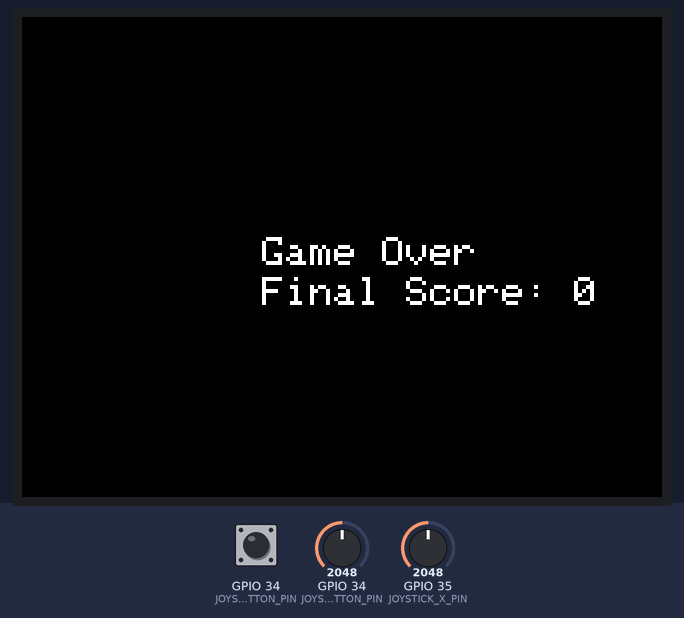
Recording of a sketch running on a simulated ESP32. Shown: 320×240 colour display. Inputs (shaded band) come from the test bench; at power-on: GPIO 34 (JOYSTICK_BUTTON_PIN) HIGH, GPIO 34 (JOYSTICK_BUTTON_PIN) = 2048, GPIO 35 (JOYSTICK_X_PIN) = 2048. Random numbers use the default seed unless the sketch sets one. At 0.9 s the program stops and its outputs stay as they are.

Above: at 0.9 s.

The sketch:

ENGG200IntercosmicIntrudersVersion2.ino
```cpp
#include <TFT_eSPI.h>

#define JOYSTICK_BUTTON_PIN 34

// initialize screen module
TFT_eSPI tft = TFT_eSPI();

// define constants for screen dimensions and player/rectangle sizes
const int SCREEN_WIDTH = 320;
const int SCREEN_HEIGHT = 240;
const int PLAYER_WIDTH = 20;
const int PLAYER_HEIGHT = 10;
const int RECTANGLE_WIDTH = 10;
const int RECTANGLE_HEIGHT = 10;

// define variables for player position and score
int playerX = SCREEN_WIDTH / 2;
int playerY = SCREEN_HEIGHT - PLAYER_HEIGHT - 10;
int score = 0;
int playerLives = 1;

// define variables for joystick pins and thresholds
const int JOYSTICK_X_PIN = A7;
const int JOYSTICK_Y_PIN = A6;
const int JOYSTICK_X_THRESHOLD = 10;
const int JOYSTICK_Y_THRESHOLD = 10;

// define variables for falling rectangle position and speed
int rectangleX = 0;
int rectangleY = 0;
int rectangleSpeed = 30;

// game state
int gameOver = false;

int resetCount = 0;


  void setup() {
    // initialize screen
    tft.init();
    tft.setRotation(1);
    pinMode(JOYSTICK_BUTTON_PIN, INPUT);
    digitalWrite(JOYSTICK_BUTTON_PIN, HIGH);
  }

  void loop() {
  // Clear the screen
  tft.fillScreen(TFT_BLACK);

  // read input from joystick and move player
  int joystickX = analogRead(JOYSTICK_X_PIN);
  int joystickY = analogRead(JOYSTICK_Y_PIN);

  // Draw the player
  tft.fillRect(playerX, playerY, PLAYER_WIDTH, PLAYER_HEIGHT, TFT_BLUE);

  // Update the player position based on joystick input
  if (joystickX < 512 - JOYSTICK_X_THRESHOLD) {
    playerX = max(playerX - 50, 0);
  }
  else if (joystickX > 512 + JOYSTICK_X_THRESHOLD) {
    playerX = min(playerX + 50, SCREEN_WIDTH - PLAYER_WIDTH);
  }

  // Draw the falling rectangle
  tft.fillRect(rectangleX, rectangleY, RECTANGLE_WIDTH, RECTANGLE_HEIGHT, TFT_RED);

  // Update the falling rectangle position
  rectangleY += rectangleSpeed;
  if (rectangleY >= SCREEN_HEIGHT) {
    if (rectangleX + RECTANGLE_WIDTH >= playerX && rectangleX <= playerX + PLAYER_WIDTH) {
      score++;
      rectangleX = random(0, SCREEN_WIDTH - RECTANGLE_WIDTH);
      rectangleY = 0;
    }
    else {
      gameOver = true;
    }
  }

  // Display the score
  tft.setCursor(0, 0);
  tft.setTextColor(TFT_WHITE);
  tft.setTextSize(2);
  tft.print("Score: ");
  tft.print(score);

  // Check for game over
  if (gameOver) {
    // End the game
    tft.fillScreen(TFT_BLACK);
    tft.setCursor(SCREEN_WIDTH / 2 - 40, SCREEN_HEIGHT / 2 - 10);
    tft.setTextSize(2);
    tft.setTextColor(TFT_WHITE);
    tft.print("Game Over");
    tft.setCursor(SCREEN_WIDTH / 2 - 40, SCREEN_HEIGHT / 2 + 10);
    tft.print("Final Score: ");
    tft.print(score);
    while (true) {
      // Loop indefinitely
    }
  }

  // Read the pin for the button in the joystick, and if pressed add one to resetCount. Otherwise, reset it to 0.
  if (digitalRead(JOYSTICK_BUTTON_PIN) == 0) resetCount += 1;
  else resetCount = 0;

  // If the button has been held for around a second, reset the canvas.
  if (resetCount > 1) {
    tft.fillScreen(TFT_WHITE);
    playerLives = 1; // reset player lives
    score = 0; // reset player score
  }

  // Wait a short time before repeating the loop
  delay(1);
  }
```
